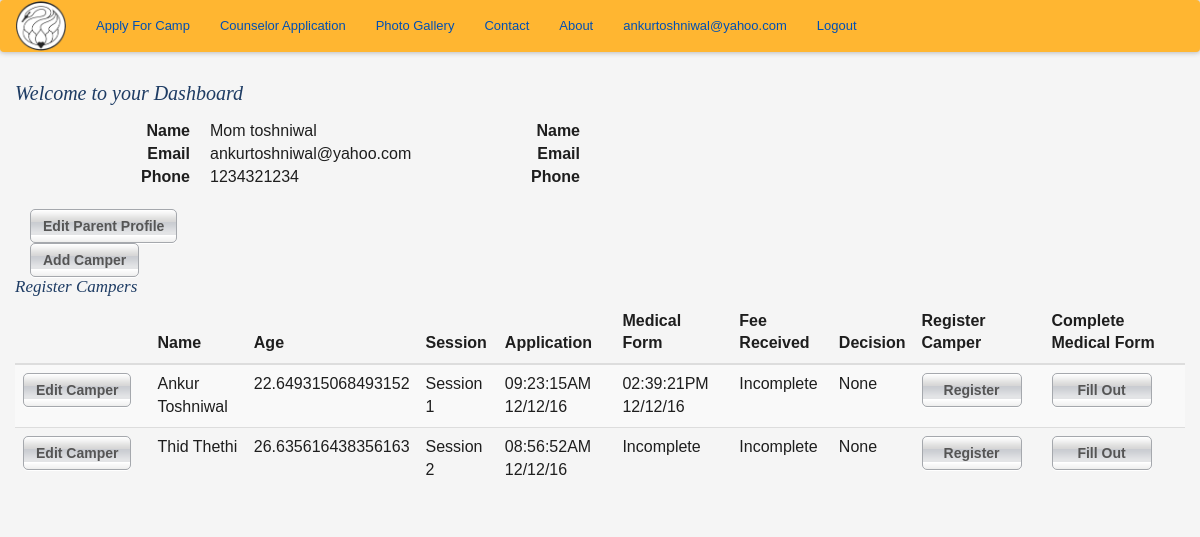
The page /dashboard (signed in) on the database its author committed.
### app/models.py (models this page shows, shortened)
class User(UserMixin, db.Model):
    __tablename__ = 'user'
    id = db.Column(db.Integer, primary_key=True)
    email = db.Column(db.String(64), unique=True, index=True)
    password_hash = db.Column(db.String(128))
    parents = db.relationship('Parents', backref='user', uselist=False)
    @property
    def password(self):
        raise AttributeError('password is not a readable attribute')

class Parents(db.Model):
    __tablename__ = 'parents'
    id = db.Column(db.Integer, primary_key = True)
    g1fn = db.Column(db.String(64), index = True)
    g1ln = db.Column(db.String(64), index = True)
    g2fn = db.Column(db.String(64), index = True)
    g2ln = db.Column(db.String(64), index = True)
    g1street = db.Column(db.String(64))
    g1city = db.Column(db.String(64))
    g1state = db.Column(db.String(64))
    g1zipcode = db.Column(db.String(64))
    g1country = db.Column(db.String(64))
    g2street = db.Column(db.String(64))
    g2city = db.Column(db.String(64))
    g2state = db.Column(db.String(64))
    g2zipcode = db.Column(db.String(64))
    g2country = db.Column(db.String(64))
    g1phone = db.Column(db.String(64))
    g2phone = db.Column(db.String(64))
    g2email = db.Column(db.String(64))
    user_id = db.Column(db.Integer, db.ForeignKey('user.id'))
    campers = db.relationship('Camper', backref='parents', lazy='dynamic')

class Camper(db.Model):
    __tablename__ = 'camper'
    id = db.Column(db.Integer, primary_key = True)
    fn = db.Column(db.String(64), index=True)
    ln = db.Column(db.String(64), index=True)
    dob = db.Column(db.Date)
    gender = db.Column(db.String(5))
    street = db.Column(db.String(200))
    state = db.Column(db.String(2))
    country = db.Column(db.String(64))
    zipcode = db.Column(db.String(8))
    campercell = db.Column(db.String(64))
    camperemail = db.Column(db.String(64))
    parents_id = db.Column(db.Integer, db.ForeignKey('parents.id'))
    regs = db.relationship('Camper_Registration', backref='camper', lazy='dynamic')
    def find_active_registration(self):
        current_year = str(datetime.now().year)
        regs = Camper_Registration.query.filter_by(camper_id=self.id).join(Camp_Session, Camper_Registration.camp_session_id==Camp_Session.id).filter_by(year=current_year).first()
        return regs
    @property
    def age(self):
        return ((datetime.now().date() - self.dob).days) / 365

class Camper_Registration(db.Model):
    __tablename__ = 'camper_registration'
    id = db.Column(db.Integer, primary_key = True)
    submission_timestamp = db.Column(db.TIMESTAMP)
    payment_received = db.Column(db.TIMESTAMP)
    registration_complete = db.Column(db.Boolean)
    accepted = db.Column(db.Boolean)
    camper_id = db.Column(db.Integer, db.ForeignKey('camper.id'))
    camp_session_id = db.Column(db.Integer, db.ForeignKey('camp_session.id'))
    gradeinfall = db.Column(db.String(2))
    prevcamper = db.Column(db.Boolean)
    cabin_pal_name = db.Column(db.String(64))
    shirtsize = db.Column(db.String(4))
    emgname = db.Column(db.String(255))
    emgrelation = db.Column(db.String(64))
    emgemail = db.Column(db.String(64))
    emgphone = db.Column(db.String(32))
    accept = db.Column(db.Boolean)
    ppsrelease = db.Column(db.Boolean)
    med_form = db.relationship('Medical_Form', backref=backref("camper_registration", uselist=False))
    def get_session(self):
        session = Camp_Session.query.get(self.camp_session_id)
        return "Session {0}".format(session.session)
    @property
    def sub_time(self):
        return self.submission_timestamp.strftime("%I:%M:%S%p %m/%d/%y")

class Medical_Form(db.Model):
    __tablename__ = 'medical_form'
    id = db.Column(db.Integer, primary_key = True)
    allergies = db.Column(db.String(1024))
    dtap = db.Column(db.Date)
    mump = db.Column(db.Date)
    polio = db.Column(db.Date)
    ckpox = db.Column(db.Date)
    meningitis = db.Column(db.Date)
    hib = db.Column(db.Date)
    pcv = db.Column(db.Date)
    tb = db.Column(db.Date)
    tbtest =db.Column(db.Boolean)
    hosp = db.Column(db.Boolean)
    surg = db.Column(db.Boolean)
    chro = db.Column(db.Boolean)
    bedw = db.Column(db.Boolean)
    recinj = db.Column(db.Boolean)
    asth = db.Column(db.Boolean)
    envallg = db.Column(db.Boolean)
    diab = db.Column(db.Boolean)
    seiz = db.Column(db.Boolean)
    dizz = db.Column(db.Boolean)
    chestpain = db.Column(db.Boolean)
    add = db.Column(db.Boolean)
    emodisorder = db.Column(db.Boolean)
    seenprof = db.Column(db.Boolean)
    other = db.Column(db.Boolean)
    explain = db.Column(db.String(1024))
    swim = db.Column(db.Boolean)
    restrictions = db.Column(db.String(1024))
    insu = db.Column(db.Boolean)
    insucomp = db.Column(db.String(128))
    insupoli = db.Column(db.String(128))
    insusubs = db.Column(db.String(128))
    insuphon = db.Column(db.String(128))
    sign = db.Column(db.Boolean)
    parent = db.Column(db.String(128))
    submission_timestamp = db.Column(db.TIMESTAMP)
    camper_registration_id = db.Column(db.Integer, db.ForeignKey('camper_registration.id'))
    prescriptions = db.relationship('Medication', backref='medications', lazy='dynamic')
    def __repr__(self):
        return '<Medical Form {0}>'.format(self.id)
    @property
    def sub_time(self):
        return self.submission_timestamp.strftime("%I:%M:%S%p %m/%d/%y")

### app/controller.py (the view)
@app.route('/dashboard', methods=['GET'])
@login_required
def dashboard():
    parents = Parents.query.filter_by(user_id=current_user.id).first()
    if parents is None:
        return redirect(url_for('create_parent_profile'))
    campers = Camper.query.filter_by(parents_id=current_user.parents.id).all()
    regs = {c:c.find_active_registration() for c in campers}
    med = {}
    sess = {}
    for c in campers:
        if regs[c] is None:
            med[c] = None
            sess[c] = "None"
        else:
            sess[c] = regs[c].get_session()
            med[c] = Medical_Form.query.filter_by(camper_registration_id=regs[c].id).first()
            print med[c]
    return render_template('dashboard.html', campers=campers, regs=regs, sess=sess, med=med)

### app/models.py (called while the page is built)
@login_manager.user_loader
def load_user(user_id):
    return User.query.filter_by(email=user_id).first()

### app/templates/dashboard.html (shortened to what this page needs)
{% extends "base_templates/base.html" %}
{% import "bootstrap/wtf.html" as wtf %}
{% block content %}
    <div class= "container">
        <div class="row">
            <h1> Welcome to your Dashboard</h1>
            <div class= "col-md-4">
                <dl class="dl-horizontal">
                    <dt>Name</dt>
                    <dd>{{ current_user.parents.g1fn }} {{ current_user.parents.g1ln }}</dd>
                    <dt>Email</dt>
                    <dd>{{ current_user.email}}</dd>
                    <dt>Phone</dt>
                    <dd>{{ current_user.parents.g1phone }}</dd>
                </dl>
                <a class='btn' href="{{ url_for('edit_parent_profile', parents_id=current_user.parents.id) }}"> Edit Parent Profile</a>
            </div>
            <div class="col-md-4">
                <dl class="dl-horizontal">
                    <dt>Name</dt>
                    <dd>{{ current_user.parents.g2fn }} {{ current_user.parents.g2ln }}</dd>
                    <dt>Email</dt>
                    <dd>{{ current_user.parents.g2email}}</dd>
                    <dt>Phone</dt>
                    <dd>{{ current_user.parents.g2phone }}</dd>
                </dl>
            </div>
            <div class="clearfix"></div>
            <div class="col-md-6"><a class='center-block btn' href="{{url_for('add_camper')}}">Add Camper</a></div>
        </div>
        <div class="row">
            <h2>Register Campers</h2>
            {% if campers|length == 0 %}
                <p>Please Add a Camper to register them</p>
            {% else %}
                <div class="table-responsive">
                    <table class="table table-striped">
                        <thead>
                            <tr>
                                <th></th>
                                <th>Name</th>
                                <th>Age</th>
                                <th>Session</th>
                                <th>Application</th>
                                <th>Medical Form</th>
                                <th>Fee Received</th>
                                <th>Decision</th>
                                <th>Register Camper</th>
                                <th>Complete Medical Form</th>
                            </tr>
                        </thead>
                        {% for camper in campers %}
                        <tr>
                            <td><a class="btn" href="{{ url_for('edit_camper', camper_id=camper.id) }}">Edit Camper</a></td>
                            <td>{{camper.fn}} {{camper.ln}}</td>
                            <td>{{camper.age}}</td>
                            <td>{{sess[camper]}}</td>
                            {% if regs[camper] == None %}
                                <td>Incomplete</td>
                            {% else %}
                                <td>{{regs[camper].sub_time}}</td>
                            {% endif %}
                            {% if med[camper] == None %}
                                <td>Incomplete</td>
                            {% else %}
                                <td>{{med[camper].sub_time}}</td>
                            {% endif %}
                            <td>Incomplete</td>
                            <td>None</td>
                            <td><a class="btn" href="{{ url_for('register_camper', camper_id=camper.id) }}">Register</a></td>
                            <td><a class="btn" href="{{ url_for('medical_form', camper_id=camper.id) }}">Fill Out</a></td>
                        </tr>
                        {% endfor %}
                    </table>
                </div>
            {% endif %}
        </div>
    </div>
{% endblock %}

### app/templates/base_templates/base.html (shortened to what this page needs)
<html>
{% extends 'bootstrap/base.html' %}
{% block head %}
    {{super()}}
{% endblock %}
{% block styles %}
    {{super()}}
    <link href="/static/css/newstyles.css" rel="stylesheet" media="screen">
    <link href="/static/css/style.css" rel="stylesheet" media="screen">
{% endblock %}

### app/templates/base_templates/nav.html
<nav class="navbar navbar-dark">
  <a class="navbar-brand" href="{{ url_for('home') }}"><img style="width: 50px;" src="static/images/hhsclogo.png"></a>
  <ul class="nav navbar-nav">
    <li class="nav-item">
      <a class="nav-link" href="{{ url_for('auth.create_account') }}">Apply For Camp</a>
    </li>
    <li class="nav-item">
      <a class="nav-link" href="#">Counselor Application</a>
    </li>
    <li>
      <a>Photo Gallery</a>
    </li>
    <li>
      <a>Contact</a>
    </li>
    <li>
      <a>About</a>
    </li>
    {% if current_user.is_authenticated() %}
    <li class="nav-item pull-right">
      <a href="{{url_for('auth.logout')}}">Logout</a>
    </li>
    <li class= "nav-item pull-right">
      <a href="{{url_for('dashboard')}}">{{ current_user.email }}</a>
    </li>
    {% endif %}
  </ul>
</nav>

### app/static/css/newstyles.css (style rules this page uses)
.navbar { background-color: #ffb631; box-shadow: 0px 0px 5px 1px #bbb; }
.navbar-brand { padding: 0px 15px; }
dl { font-size: 16px; }

### app/static/css/style.css (style rules this page uses)
html { font-size: 100%; -webkit-text-size-adjust: 100%; -ms-text-size-adjust: 100%; }
html, body { border: 0; margin: 0; height: 100%; min-height: 100%; }
body { color: #1e1e1e; font: 13px/1.231 arial, helvetica, sans-serif; background: #f5f5f5; }
img { border: 0; vertical-align: middle; -ms-interpolation-mode: bicubic; }
a, a:visited { color: #0050b4; }
h1, h2 { margin: 10px 0 15px; padding: 0; font: italic 20px georgia, serif; color: #1e3c64; }
h2 { margin: 0 0 5px; font-size: 17px; }
ul { margin: 0; padding: 0; list-style: none; }
.btn { display: inline-block; border: 1px solid #a5a8ad; border-radius: 5px; margin: 0 10px 0 0; min-width: 100px; white-space: nowrap; text-align: center; font-weight: 700; color: #555; background: #e3e4e6 url(../img/btn.png) repeat-x; box-shadow: 0 1px 0 #fff; }

### rows shown on the page
User: email "ankurtoshniwal@yahoo.com"
Parents: parents.g1fn "Mom", parents.g1ln "toshniwal", parents.g1phone "1234321234"
Camper: fn "Ankur", ln "Toshniwal", age "22.649315068493152", sess "Session 1"
Camper_Registration: submission_timestamp "09:23:15AM 12/12/16"
Medical_Form: submission_timestamp "02:39:21PM 12/12/16"
Camper: fn "Thid", ln "Thethi", age "26.635616438356163", sess "Session 2", shows "Incomplete"
Camper_Registration: submission_timestamp "08:56:52AM 12/12/16"
